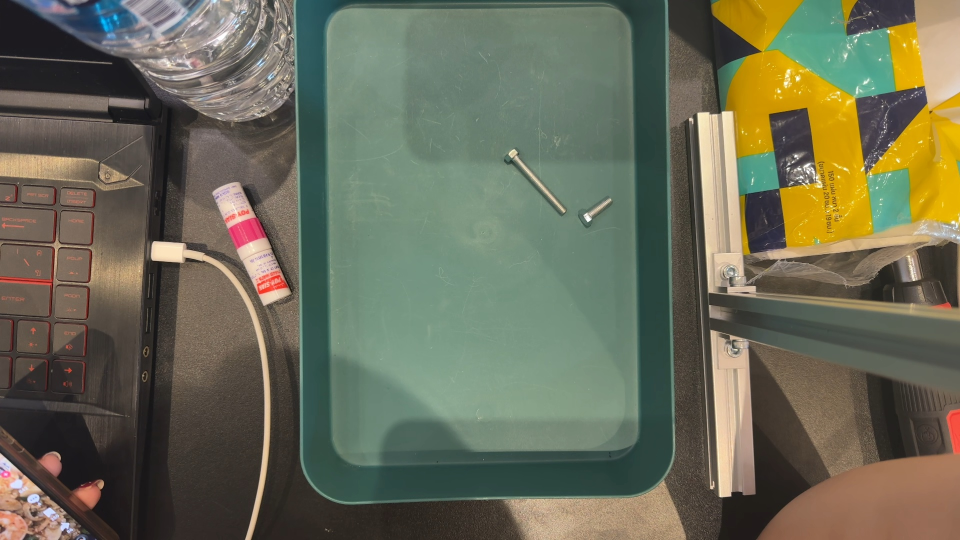
#> input picture src/image_0.jpg, 1920 x 1080 px, given in place of the camera (shown at 1/2 size)
$ python cam.py
#> lines starting #> are read from the running program, lines starting #| are printed output that depends on the picture; after the words box and inside, x2 and y2 are one past the last pixel; in counts of white or black regions, pixels touching at a corner belong together; long printed decimals are rounded
import numpy as np
import cv2
import matplotlib.pyplot as plt
import time

# classify
def NutScrew(rect):
    w, h = rect[1]
    dx = abs(w-h)
    # print('dx:',dx)
    err = 10
    if dx < err:
        # check nut type
        m4nut = 25
        m6nut = 35
        if w < m4nut+err and w > m4nut-err:
            t = 'nut'
            s = 'm4'
            l = 'None'
            return t, s, l
        elif w < m6nut+err and w > m6nut-err:
            t = 'nut'
            s = 'm6'
            l = 'None'
            return t, s, l
    elif dx > err:
        # check screw type
        m4w = 12
        m6w = 20
        werr = 5
        l18 = 85
        l35 = 145
        lerr = 20

        if w < m4w+werr and w > m4w-werr:
            if h < l18+lerr and h > l18-lerr:
                t = 'screw'
                s = 'm4'
                l = '18'
                return t, s, l
            elif h < l35+lerr and h > l35-lerr:
                t = 'screw'
                s = 'm4'
                l = '35'
                return t, s, l
        elif w < m6w+werr and w > m6w-werr:
            if h < l18+lerr and h > l18-lerr:
                t = 'screw'
                s = 'm6'
                l = '18'
                return t, s, l
            elif h < l35+lerr and h > l35-lerr:
                t = 'screw'
                s = 'm6'
                l = '35'
                return t, s, l


cap = cv2.VideoCapture(0)
if not cap.isOpened():
    print("Cannot open camera")
    exit()
while True:
    # Capture frame-by-frame
    ret, frame = cap.read()
#> frame is the input picture: shape (1080, 1920, 3); mean B, G, R 87, 107, 106.1
    # if frame is read correctly ret is True
    if not ret:
        print("Can't receive frame (stream end?). Exiting ...")
        break
    # Our operations on the frame come here
    gray = cv2.cvtColor(frame, cv2.COLOR_BGR2GRAY)
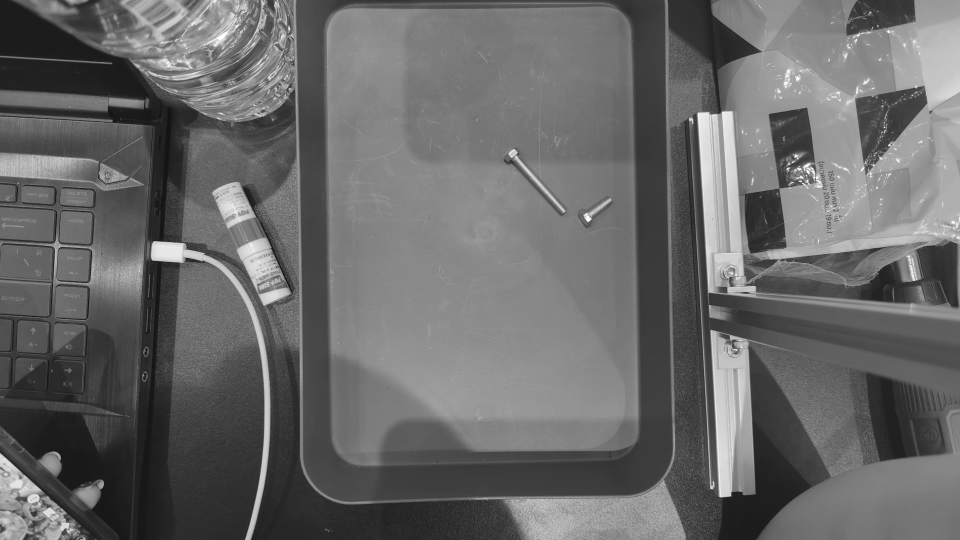
#> gray: shape (1080, 1920) (shown at 1/2 size); min 7, max 255, mean 104.4

    img_resize = gray[215:780, 650:1450]
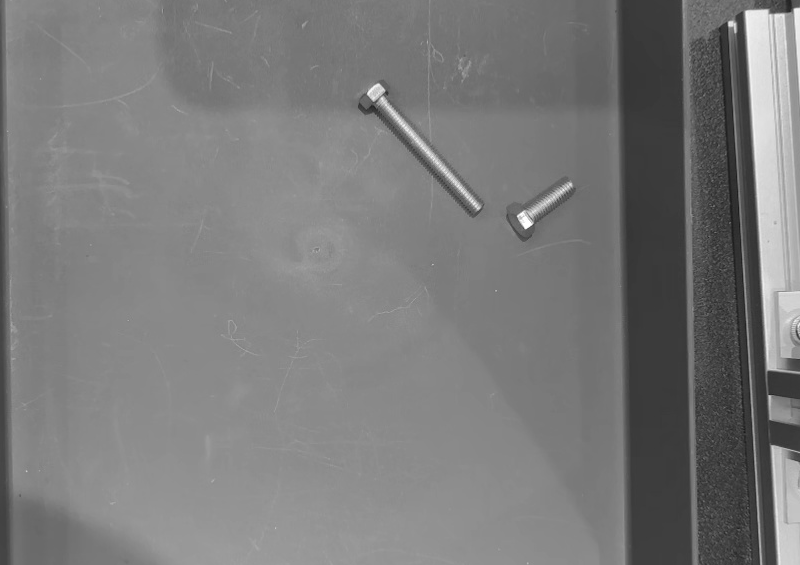
#> img_resize: shape (565, 800); min 25, max 255, mean 122.2

    _, img_tres = cv2.threshold(img_resize, 135, 255, cv2.THRESH_TOZERO)
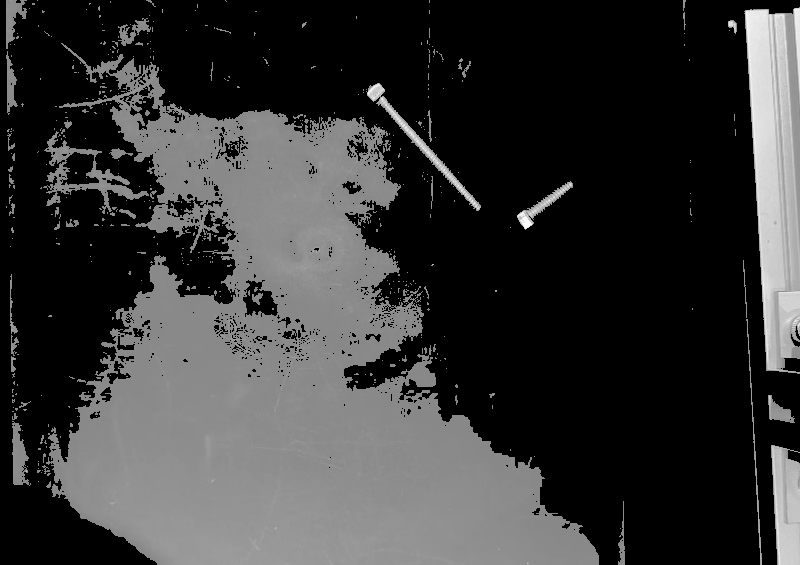
#> img_tres: shape (565, 800); min 0, max 255, mean 54.6

    # closing
    ksize = 7
    kernel = np.ones((ksize, ksize), np.uint8)
    closing = cv2.morphologyEx(img_tres,
                            cv2.MORPH_CLOSE,
                            kernel,
                            iterations=1)
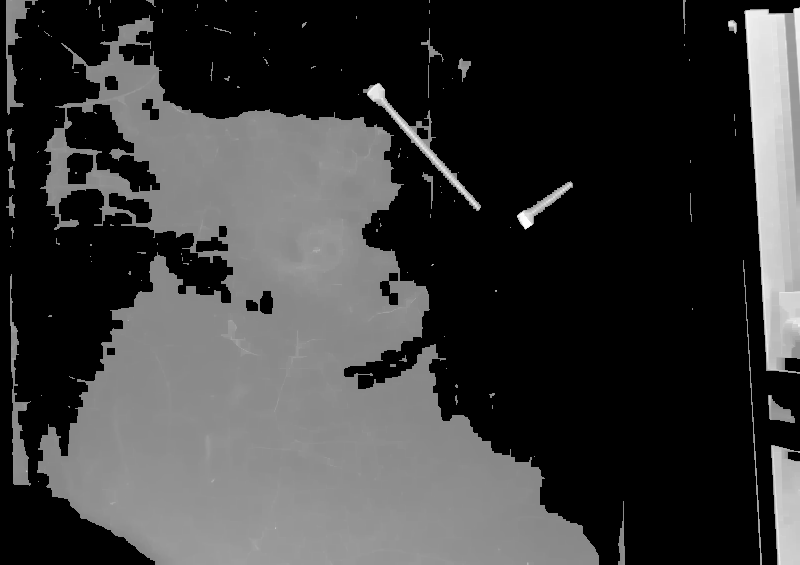
#> closing: shape (565, 800); min 0, max 255, mean 59.1

    _,bw = cv2.threshold(closing, 0, 255, cv2.THRESH_BINARY)
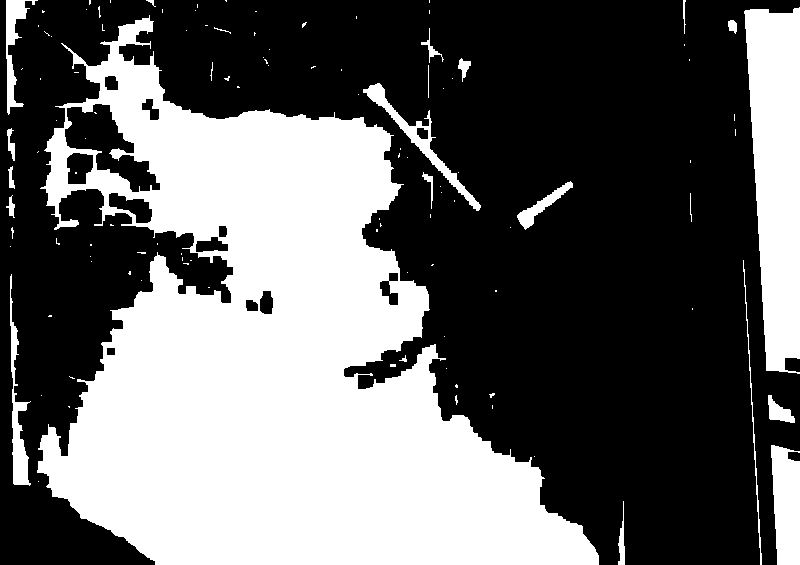
#> bw: shape (565, 800); 40% white; 114 white regions (90 under 20 px), largest, box (x1, y1, x2, y2) and area: (37, 15, 599, 565) 154609, (744, 7, 800, 374) 15802, (771, 445, 800, 565) 2921
    mask = cv2.merge([bw, bw, bw])
#> mask: shape (565, 800, 3); 40% white; 114 white regions (90 under 20 px)

    # draw contours
    contours, _ = cv2.findContours(bw, cv2.RETR_EXTERNAL, cv2.CHAIN_APPROX_SIMPLE)
#> contours = 111 contours, 93 with area under 20; largest, box (x1, y1, x2, y2) and area: (37, 15, 599, 565) 159234, (744, 7, 800, 374) 15378, (771, 445, 800, 565) 2768, (363, 83, 481, 211) 1580, (10, 274, 31, 486) 1182
    contours = [i for i in contours if cv2.contourArea(i) >= 400]
#> contours = 7 contours; box (x1, y1, x2, y2) and area: (37, 15, 599, 565) 159234, (744, 7, 800, 374) 15378, (771, 445, 800, 565) 2768, (363, 83, 481, 211) 1580, (10, 274, 31, 486) 1182, (6, 0, 38, 115) 948, (517, 181, 573, 230) 592
    print(len(contours))
#| 7
    for i in range(len(contours)):
        a = cv2.contourArea(contours[i])
        print(f'area{i}:',a)
        cv2.drawContours(mask, contours, i, (255, 0, 0), 2)

        x, y, w, h = cv2.boundingRect(contours[i])
        cv2.rectangle(mask, (x, y), (x+w, y+h), (0, 255, 0), 2)

        font = cv2.FONT_HERSHEY_SIMPLEX
        cv2.putText(mask, str(i), (x, y), font, 1, (0, 0, 255), 2, cv2.LINE_AA)

        # min area rect
        rect = cv2.minAreaRect(contours[i]) # (cen(x, y), (w, h), angle)
        # angle -> gripper head angle
        print(f'rect{i}:',rect)
        box = cv2.boxPoints(rect)
        box = np.int0(box)
        cv2.drawContours(mask, [box], 0, (0, 255, 255), 2)
#> this loop made 7 passes
#> (a, x, y, w, h, rect, box) on passes 1 to 5: (2768.5, 771, 445, 29, 120, ((785, 504.5), (119, 28), -90), [[799, 564], [771, 564], [771, 445], [799, 445]]), (1182, 10, 274, 21, 212, ((20.26, 379.5), (18.82, 211.3), -0.888), [[12, 485], [9, 274], [28, 273], [31, 484]]), (592.5, 517, 181, 56, 49, ((546.8, 204.3), (65.45, 16.92), -33.69), [[524, 229], [514, 215], [569, 179], [578, 193]]), (1579.5, 363, 83, 118, 128, ((431.8, 138.8), (35.56, 166.9), -43.42), [[476, 211], [361, 90], [387, 65], [502, 187]]), (159233.5, 37, 15, 562, 550, ((317.5, 289.5), (549, 561), -90), [[598, 564], [37, 564], [37, 15], [598, 15]])
#| area0: 2768.5
#| rect0: ((785.0, 504.5), (119.0, 28.0), -90.0)
#| area1: 1182.0
#| rect1: ((20.256, 379.496), (18.819, 211.254), -0.8882)
#| area2: 592.5
#| rect2: ((546.846, 204.269), (65.455, 16.918), -33.690)
#| area3: 1579.5
#| rect3: ((431.789, 138.815), (35.562, 166.931), -43.423)
#| area4: 159233.5
#| rect4: ((317.5, 289.5), (549.0, 561.0), -90.0)
#> (further printed lines are left out)
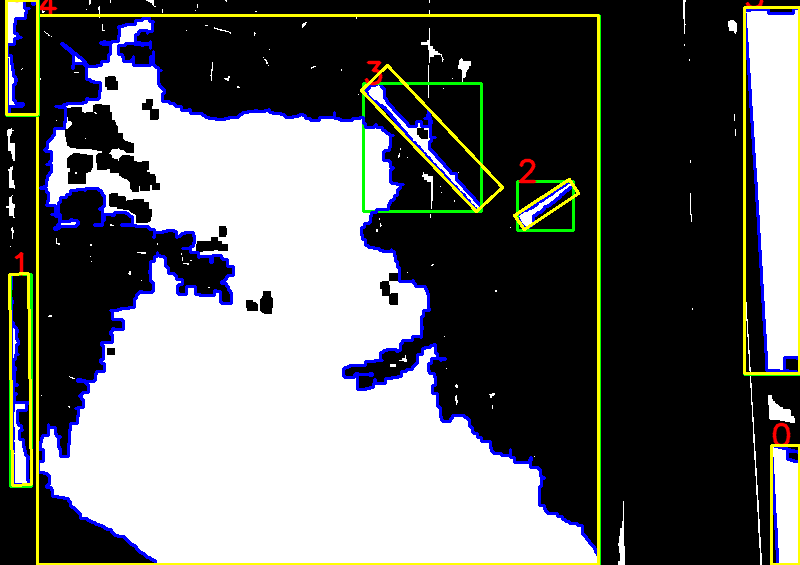
#> mask: shape (565, 800, 3); mean of channels 0, 1, 2 103, 103.8, 102.5; drawn as B, G, R

    img2 = cv2.merge([img_resize, img_resize, img_resize])
    for i in range(len(contours)):
        x, y, w, h = cv2.boundingRect(contours[i])
        cv2.rectangle(img2, (x, y), (x+w, y+h), (255, 0, 0), 2)

        rect = cv2.minAreaRect(contours[i])
        box = cv2.boxPoints(rect)
        box = np.int0(box)
        if rect[1][0] > rect[1][1]:
            rect = (rect[0], (rect[1][1], rect[1][0]), rect[2])
        result = NutScrew(rect)
        if result is not None:
            t, s, l = result
            text = f'{t} {s} {l}'
        else:
            text = 'None'
        cv2.putText(img2, text, (x, y+h), font, 0.7, (0,255,0), 2, cv2.LINE_AA)
#> this loop made 7 passes
#> (x, y, rect, box, dx in NutScrew) on pass 3: (517, 181, ((546.8, 204.3), (16.92, 65.45), -33.69), [[524, 229], [514, 215], [569, 179], [578, 193]], 48.54)
#> (x, y, rect, box, dx in NutScrew, text) on passes 1, 2, 4, 5, 6: (771, 445, ((785, 504.5), (28, 119), -90), [[799, 564], [771, 564], [771, 445], [799, 445]], 91, 'None'), (10, 274, ((20.26, 379.5), (18.82, 211.3), -0.888), [[12, 485], [9, 274], [28, 273], [31, 484]], 192.4, 'None'), (363, 83, ((431.8, 138.8), (35.56, 166.9), -43.42), [[476, 211], [361, 90], [387, 65], [502, 187]], 131.4, 'None'), (37, 15, ((317.5, 289.5), (549, 561), -90), [[598, 564], [37, 564], [37, 15], [598, 15]], 12, 'None'), (744, 7, ((771.5, 190), (55, 366), -90), [[799, 373], [744, 373], [744, 7], [799, 7]], 311, 'None')
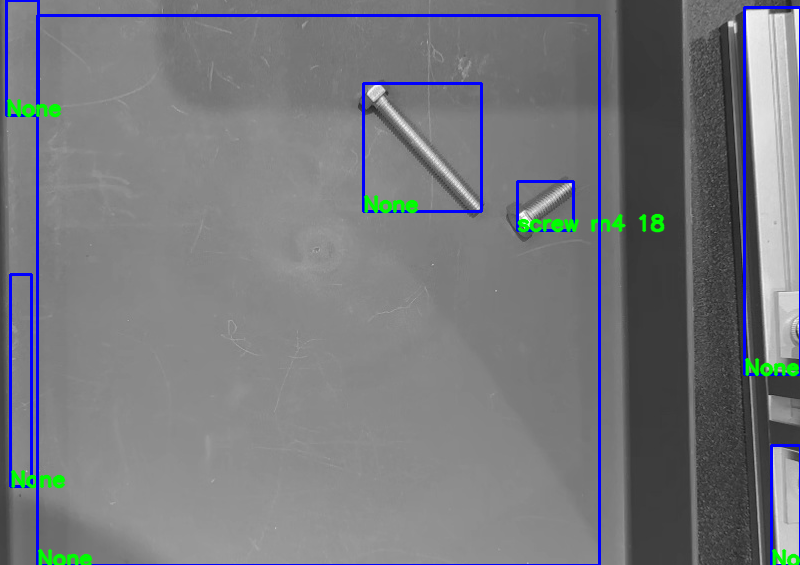
#> img2: shape (565, 800, 3); mean of channels 0, 1, 2 124.7, 120.3, 118.2; drawn as B, G, R

    # plt.imshow(img2, cmap='gray')

    # Display the resulting frame
    # cv2.imshow('frame', frame)
    cv2.imshow('mask', mask)
    cv2.imshow('frame', img2)
    # time.sleep(1)
    if cv2.waitKey(1) == ord('q'):
#> (key q is pressed here)
        break
# When everything done, release the capture
cap.release()
cv2.destroyAllWindows()

# Todo
# 1. fixed camera
# 2. fix contour counting
# 3. adjust screw and nut size

$ run again, on src/image_10.jpg
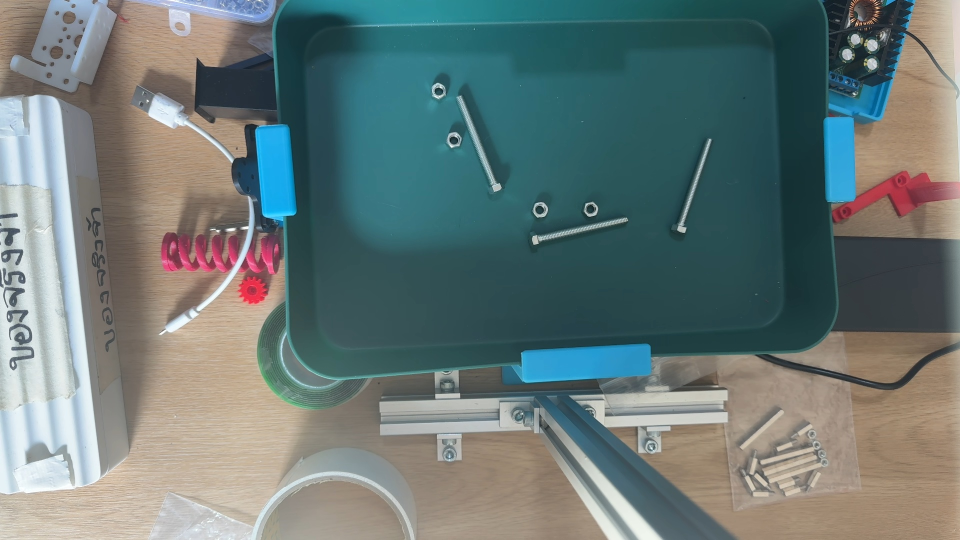
#> input picture src/image_10.jpg, 1920 x 1080 px, given in place of the camera (shown at 1/2 size)
#> frame is the input picture: shape (1080, 1920, 3); mean B, G, R 119.1, 120.9, 105.9
#> bw: shape (565, 800); 2.7% white; 30 white regions (18 under 20 px), largest, box (x1, y1, x2, y2) and area: (270, 0, 354, 169) 2097, (378, 490, 539, 550) 1886, (0, 525, 268, 565) 1865
#> `contours, _ = cv2.findContours(bw, cv2.RETR_EXTERNAL, cv2.CHAIN_APPROX..`: contours = 30 contours, 18 with area under 20; largest, box (x1, y1, x2, y2) and area: (270, 0, 354, 169) 1902, (378, 490, 539, 550) 1672, (414, 221, 606, 275) 1516, (0, 525, 268, 565) 1514, (704, 63, 773, 251) 1048
#> `contours = [i for i in contours if cv2.contourArea(i) >= 400]`: contours = 10 contours; largest, box (x1, y1, x2, y2) and area: (270, 0, 354, 169) 1902, (378, 490, 539, 550) 1672, (414, 221, 606, 275) 1516, (0, 525, 268, 565) 1514, (704, 63, 773, 251) 1048
#| 10
#> the loop `for i in range(len(contours)):` made 10 passes
#> (a, x, y, rect, box) on passes 1 to 3: (1514.5, 0, 525, ((133.2, 546.3), (267.6, 32.84), -2.49), [[0, 568], [-1, 535], [266, 524], [267, 556]]), (1046.5, 640, 499, ((664, 531.5), (65, 48), -90), [[688, 564], [640, 564], [640, 499], [688, 499]]), (493, 784, 495, ((791.5, 515.5), (41, 15), -90), [[799, 536], [784, 536], [784, 495], [799, 495]])
#> (printed output is left out)
#> after the loop `for i in range(len(contours)):`:
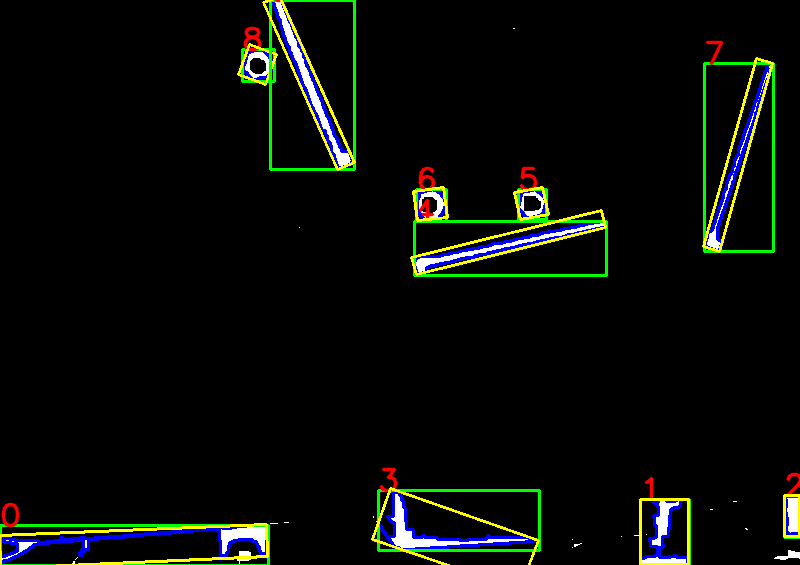
#> mask: shape (565, 800, 3); mean of channels 0, 1, 2 7.6, 11.7, 8.6; drawn as B, G, R
#> the loop `for i in range(len(contours)):` made 10 passes
#> (x, y, rect, box, text) on passes 1 to 3: (0, 525, ((133.2, 546.3), (32.84, 267.6), -2.49), [[0, 568], [-1, 535], [266, 524], [267, 556]], 'None'), (640, 499, ((664, 531.5), (48, 65), -90), [[688, 564], [640, 564], [640, 499], [688, 499]], 'None'), (784, 495, ((791.5, 515.5), (15, 41), -90), [[799, 536], [784, 536], [784, 495], [799, 495]], 'None')
#> after the loop `for i in range(len(contours)):`:
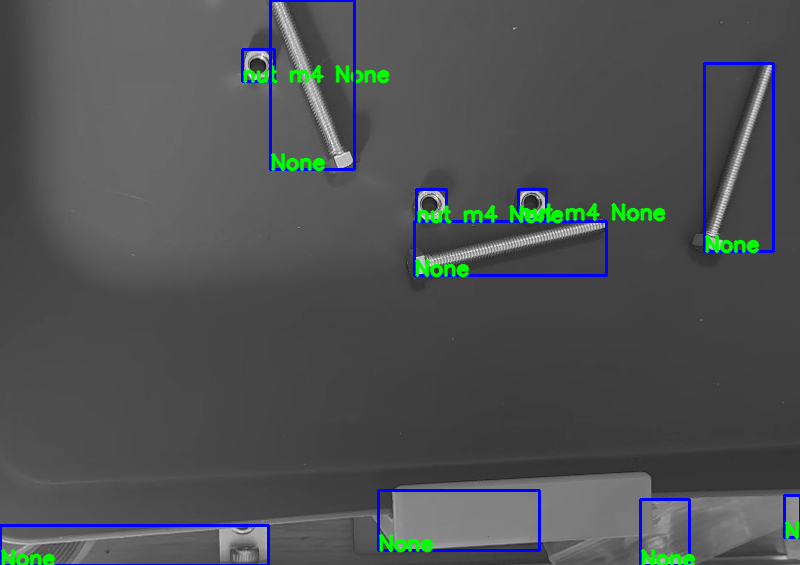
#> img2: shape (565, 800, 3); mean of channels 0, 1, 2 82.6, 81.4, 78.1; drawn as B, G, R
